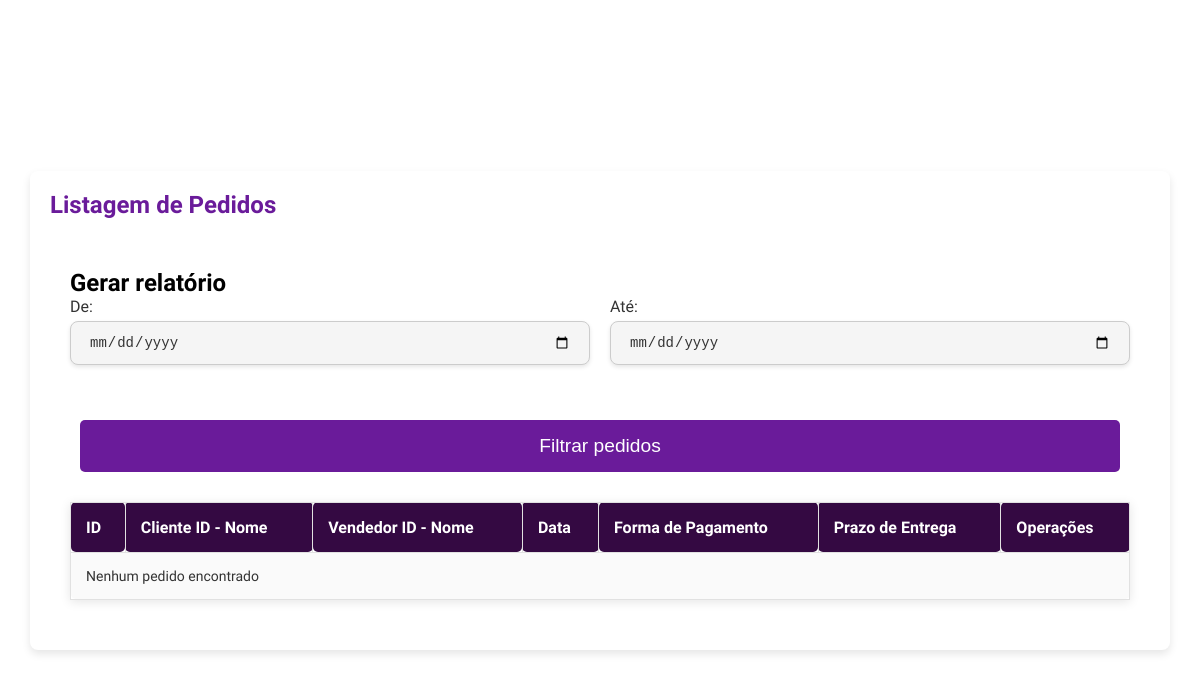
Before: /views/orders_form.php with the older database file.
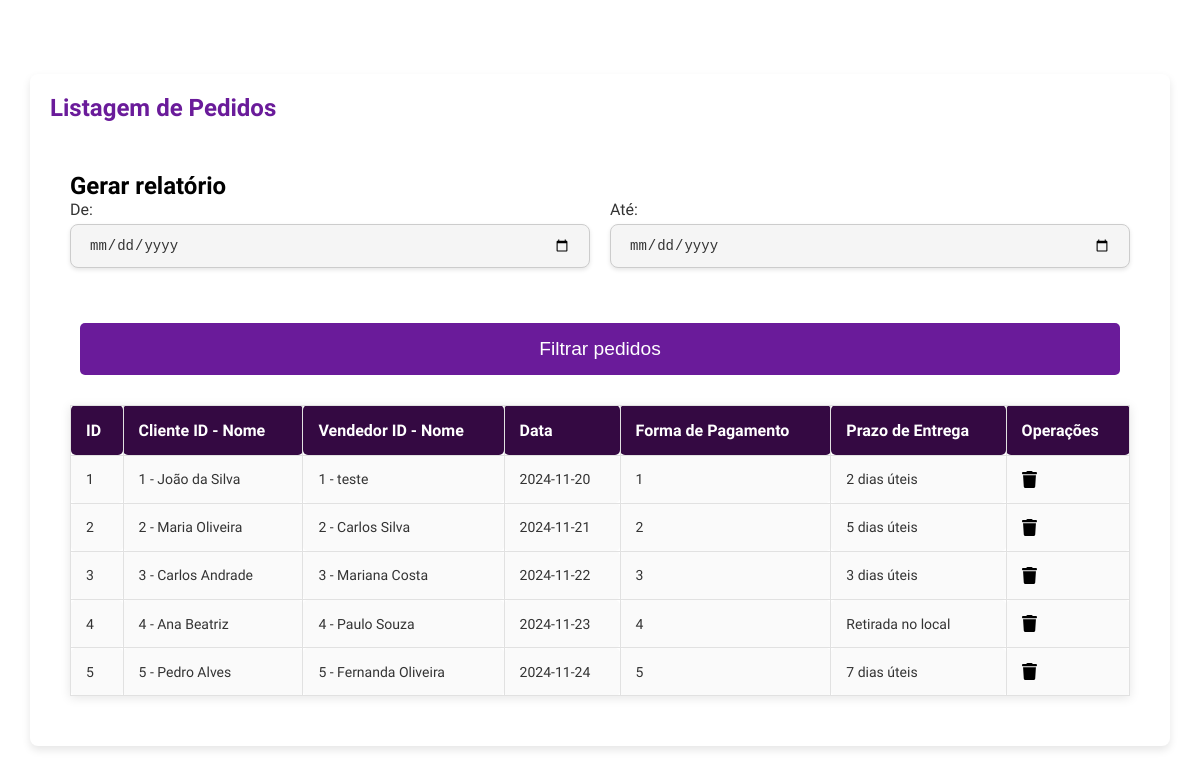
After: the same page with the newer database file.
### tables this page shows
CREATE TABLE pedidos (
    id INT PRIMARY KEY AUTO_INCREMENT,
    data DATE,
    id_cliente INT,
    observacao VARCHAR(255),
    forma_pagto INT,
    prazo_entrega VARCHAR(50),
    id_vendedor INT,
    FOREIGN KEY (id_cliente) REFERENCES clientes(id),
    FOREIGN KEY (forma_pagto) REFERENCES forma_pagto(id),
    FOREIGN KEY (id_vendedor) REFERENCES vendedor(id)
);

CREATE TABLE clientes (
    id INT PRIMARY KEY AUTO_INCREMENT,
    nome VARCHAR(255) NOT NULL,
    endereco VARCHAR(255),
    numero VARCHAR(10),
    bairro VARCHAR(100),
    cidade VARCHAR(100),
    estado CHAR(2),
    email VARCHAR(255),
    cpf_cnpj VARCHAR(20),
    rg VARCHAR(20),
    telefone VARCHAR(20),
    celular VARCHAR(20),
    data_nasc DATE,
    salario DECIMAL(15, 2)
);

CREATE TABLE vendedor (
    id INT PRIMARY KEY AUTO_INCREMENT,
    nome VARCHAR(255) NOT NULL,
    endereco VARCHAR(255),
    cidade VARCHAR(100),
    estado CHAR(2),
    celular VARCHAR(20),
    email VARCHAR(255),
    perc_comissao DECIMAL(5, 2),
    data_admissao DATE,
    senha VARCHAR(255)
);

### models/Database.php (called while the page is built, shortened)
<?php
class Database
{
    private $host = "localhost";
    private $username = "root";
    private $password = "";
    private $database = "ecommerce";
    protected $connection;
    private function connect()
    {
        $this->connection = mysqli_connect($this->host, $this->username, $this->password, $this->database, 55000);
    }
    public function getConnection()
    {
        return $this->connection;
    }
}

### models/Pedido.php (called while the page is built, shortened)
<?php
require_once "Database.php";
class Pedido implements GenericInterface
{
    private $id;
    private $id_cliente;
    private $id_vendedor;
    private $data;
    private $forma_pagto;
    private $prazo_entrega;
    private $nome_cliente;
    private $nome_vendedor;
    private $conn;
    public function getNomeCliente()
    {
        return $this->nome_cliente;
    }
    public function setNomeCliente($nome_cliente): void
    {
        $this->nome_cliente = $nome_cliente;
    }
    public function getNomeVendedor()
    {
        return $this->nome_vendedor;
    }
    public function setNomeVendedor($nome_vendedor): void
    {
        $this->nome_vendedor = $nome_vendedor;
    }
    public function __construct()
    {
        $this->conn = (new Database())->getConnection();
    }
    public function getId()
    {
        return $this->id;
    }
    public function getIdCliente()
    {
        return $this->id_cliente;
    }
    public function getIdVendedor()
    {
        return $this->id_vendedor;
    }
    public function getData()
    {
        return $this->data;
    }
    public function getFormaPagto()
    {
        return $this->forma_pagto;
    }
    public function getPrazoEntrega()
    {
        return $this->prazo_entrega;
    }
    public function setId($id)
    {
        $this->id = $id;
    }
    public function setIdCliente($id_cliente)
    {
        $this->id_cliente = $id_cliente;
    }
    public function setIdVendedor($id_vendedor)
    {
        $this->id_vendedor = $id_vendedor;
    }
    public function setData($data)
    {
        $this->data = $data;
    }
    public function setFormaPagto($forma_pagto)
    {
        $this->forma_pagto = $forma_pagto;
    }
    public function setPrazoEntrega($prazo_entrega)
    {
        $this->prazo_entrega = $prazo_entrega;
    }
    public function getAll(): array
    {
        $stmt = mysqli_prepare($this->conn, "
        SELECT p.id, p.id_cliente, p.id_vendedor, p.data, p.forma_pagto, p.prazo_entrega,
               c.nome AS nome_cliente, v.nome AS nome_vendedor
        FROM pedidos p
        LEFT JOIN clientes c ON p.id_cliente = c.id
        LEFT JOIN vendedor v ON p.id_vendedor = v.id
    ");
        mysqli_stmt_execute($stmt);
        $result = mysqli_stmt_get_result($stmt);
        $pedidos = [];
        while ($data = mysqli_fetch_assoc($result)) {
            $pedido = new Pedido();
            $pedido->setId($data['id']);
            $pedido->setIdCliente($data['id_cliente']);
            $pedido->setIdVendedor($data['id_vendedor']);
            $pedido->setData($data['data']);
            $pedido->setFormaPagto($data['forma_pagto']);
            $pedido->setPrazoEntrega($data['prazo_entrega']);
            $pedido->setNomeCliente($data['nome_cliente']);
            $pedido->setNomeVendedor($data['nome_vendedor']);
            $pedidos[] = $pedido;
        }
        return $pedidos;
    }
}

### views/orders_form.php (the view, shortened to what this page needs)
<?php
require_once "../models/Pedido.php";
$pedido = new Pedido();
$pedidos = $pedido->getAll();
?>
<link rel="stylesheet" href="../config/global.css">
<div class="listing-container">
    <div class="listing-header">
        <h1 class="ubuntu-bold">Listagem de Pedidos</h1>
    </div>
    <div class="table">
        <div id="relatorio">
            <div class="relatorio-container">
                <div class="relatorio-header">
                    <h2>Gerar relatório</h2>
                </div>
                <div class="relatorio-body">
                    <form id="Filtrar">
                        <div style="display: flex; gap: 20px">
                            <div class="form-item-modal">
                                <label for="inicio" class="form-item-label">De:</label>
                                <input type="date" id="inicio" name="inicio" class="input-field">
                            </div>
                            <div class="form-item-modal">
                                <label for="fim" class="form-item-label">Até:</label>
                                <input type="date" id="fim" name="fim" class="input-field">
                            </div>
                        </div>
                        <div class="modal-footer">
                            <button type="button" onclick="gerarRelatorio(event)" class="btn">Filtrar pedidos</button>
                        </div>
                    </form>
                </div>
            </div>
        </div>
        <table>
            <thead>
                <tr>
                    <th>ID</th>
                    <th>Cliente ID - Nome</th>
                    <th>Vendedor ID - Nome</th>
                    <th>Data</th>
                    <th>Forma de Pagamento</th>
                    <th>Prazo de Entrega</th>
                    <th>Operações</th>
                </tr>
            </thead>
            <tbody>
                <?php
                if (!empty($pedidos)) {
                    foreach ($pedidos as $pedido) {
                        echo "<tr data-id='" . $pedido->getId() . "' class='product-row'>";
                        echo "<td>" . $pedido->getId() . "</td>";
                        echo "<td>" . $pedido->getIdCliente() . " - " . $pedido->getNomeCliente() . "</td>";
                        echo "<td>" . $pedido->getIdVendedor() . " - " . $pedido->getNomeVendedor() . "</td>";
                        echo "<td>" . $pedido->getData() . "</td>";
                        echo "<td>" . $pedido->getFormaPagto() . "</td>";
                        echo "<td>" . $pedido->getPrazoEntrega() . "</td>";
                        echo "<td onclick='excluirPedido(this)'><img width='15px' src='../assets/icons/trash-solid.svg' alt='Excluir'></td>";
                        echo "</tr>";
                    }
                } else {
                    echo "<tr><td colspan='7'>Nenhum pedido encontrado</td></tr>";
                }
                ?>
            </tbody>
        </table>
    </div>
</div>

### config/global.css (style rules this page uses)
* { padding: 0; margin: 0; box-sizing: border-box; list-style: none; }
.ubuntu-bold { font-family: "Ubuntu", sans-serif; font-weight: 700; font-style: normal; }
input { width: 100%; padding: 12px 18px; font-size: 16px; border-radius: 8px; border: 2px solid #ccc; background-color: #f5f5f5; color: #333; transition: all 0.3s ease; box-shadow: 0 2px 4px rgba(0, 0, 0, 0.1); outline: none; }
input::placeholder { color: #999; opacity: 0.7; }
.form-item-label { padding: 0 0 20px 0; font-size: 1.25rem; }
.listing-header { display: flex; justify-content: space-between; align-items: center; }
.listing-container { display: block; width: 95%; margin-top: 20px; background-color: white; border-radius: 8px; box-shadow: 0 4px 8px rgba(0, 0, 0, 0.1); overflow-y: auto; padding: 20px; max-height: 90%; }
.listing-container > .table { overflow-x: scroll; padding: 30px 20px; }
h1 { font-size: 24px; color: #6a1b9a; text-align: center; margin-bottom: 20px; }
table { width: 100%; border-collapse: collapse; margin-top: 20px; box-shadow: 0 2px 10px rgba(0, 0, 0, 0.1); }
table, th, td { border: 1px solid #e1e1e1; }
th, td { padding: 15px; text-align: left; }
th { background-color: var(--sidebar-color); color: white; font-size: 16px; font-weight: bold; }
td { background-color: #fafafa; font-size: 14px; color: #333; }
th, td { border-radius: 5px; }
.btn { background-color: var(--sidebar-color); color: white; padding: 10px 20px; border: none; border-radius: 5px; cursor: pointer; text-align: center; display: block; margin-top: 20px; width: 200px; }
.modal-footer { display: flex; width: 100%; text-align: center; margin-top: 20px; }
.modal-footer button { padding: 15px 30px; border: none; background-color: #6a1b9a; color: white; border-radius: 5px; cursor: pointer; font-size: 1.2rem; width: 100%; }
.input-field { width: 100%; padding: 12px 18px; font-size: 14px; border-radius: 8px; border: 1px solid #ccc; background-color: #f5f5f5; color: #333; transition: all 0.3s ease; box-shadow: 0 2px 4px rgba(0, 0, 0, 0.1); outline: none; margin-bottom: 15px; }
.input-field::placeholder { color: #999; opacity: 0.7; }
.form-item-modal { display: flex; flex-direction: column; width: calc(50% - 10px); }
.form-item-label { padding: 0 0 5px 0; font-size: 1rem; color: #333; }
button { margin: 10px; padding: 10px 20px; background: var(--sidebar-color, #4caf50); color: var(--text-color, white); border: none; border-radius: 5px; font-size: 16px; cursor: pointer; transition: background 0.3s ease; }

Changed rows visible on the page:
added pedidos: id "1", id_cliente "1", id_cliente.nome "João da Silva", id_vendedor "1", id_vendedor.nome "teste", data "2024-11-20", forma_pagto "1", prazo_entrega "2 dias úteis"
added pedidos: id "2", id_cliente "2", id_cliente.nome "Maria Oliveira", id_vendedor "2", id_vendedor.nome "Carlos Silva", data "2024-11-21", forma_pagto "2", prazo_entrega "5 dias úteis"
added pedidos: id "3", id_cliente "3", id_cliente.nome "Carlos Andrade", id_vendedor "3", id_vendedor.nome "Mariana Costa", data "2024-11-22", forma_pagto "3", prazo_entrega "3 dias úteis"
added pedidos: id "4", id_cliente "4", id_cliente.nome "Ana Beatriz", id_vendedor "4", id_vendedor.nome "Paulo Souza", data "2024-11-23", forma_pagto "4", prazo_entrega "Retirada no local"
added pedidos: id "5", id_cliente "5", id_cliente.nome "Pedro Alves", id_vendedor "5", id_vendedor.nome "Fernanda Oliveira", data "2024-11-24", forma_pagto "5", prazo_entrega "7 dias úteis"
Other visible differences:
text no longer shown: "Nenhum pedido encontrado"
